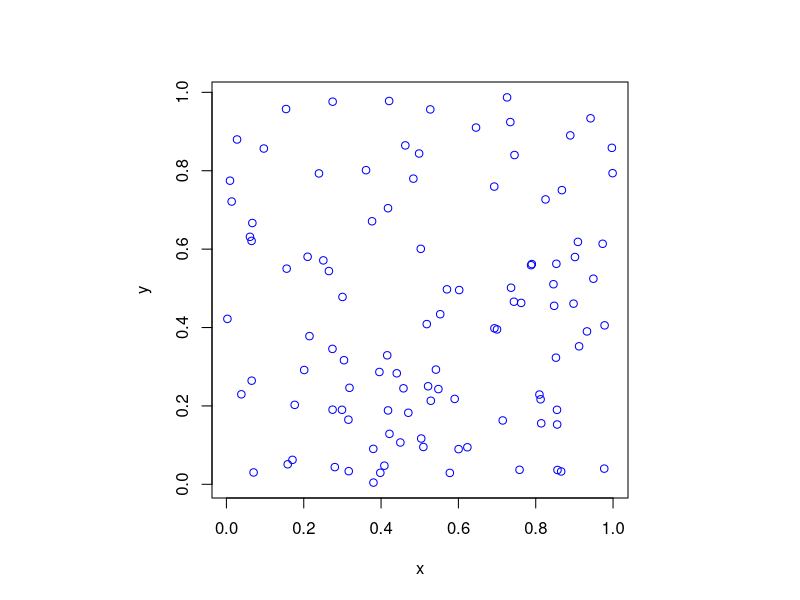

Generate this figure with R:
# Simulate a Poisson point process on a rectangle.
# Author: H. Paul Keeler, 2018.
# Website: hpaulkeeler.com
# Repository: github.com/hpaulkeeler/posts
# For more details, see the post:
# hpaulkeeler.com/poisson-point-process-simulation/

#Simulation window parameters
xMin = 0;
xMax = 1;
yMin = 0;
yMax = 1;
#rectangle dimensions
xDelta = xMax - xMin;
yDelta = yMax - yMin;  
areaTotal=xDelta*yDelta; #area of rectangle

#Point process parameters
lambda=100; #intensity (ie mean density) of the Poisson process

#Simulate a Poisson point process
numbPoints=rpois(1,areaTotal*lambda);#Poisson number of points
xx=xDelta*runif(numbPoints)+xMin;#x coordinates of Poisson points
yy=yDelta*runif(numbPoints)+yMin;#y coordinates of Poisson points

#Plotting
par(pty="s")
plot(xx,yy,'p',xlab='x',ylab='y',col='blue');
